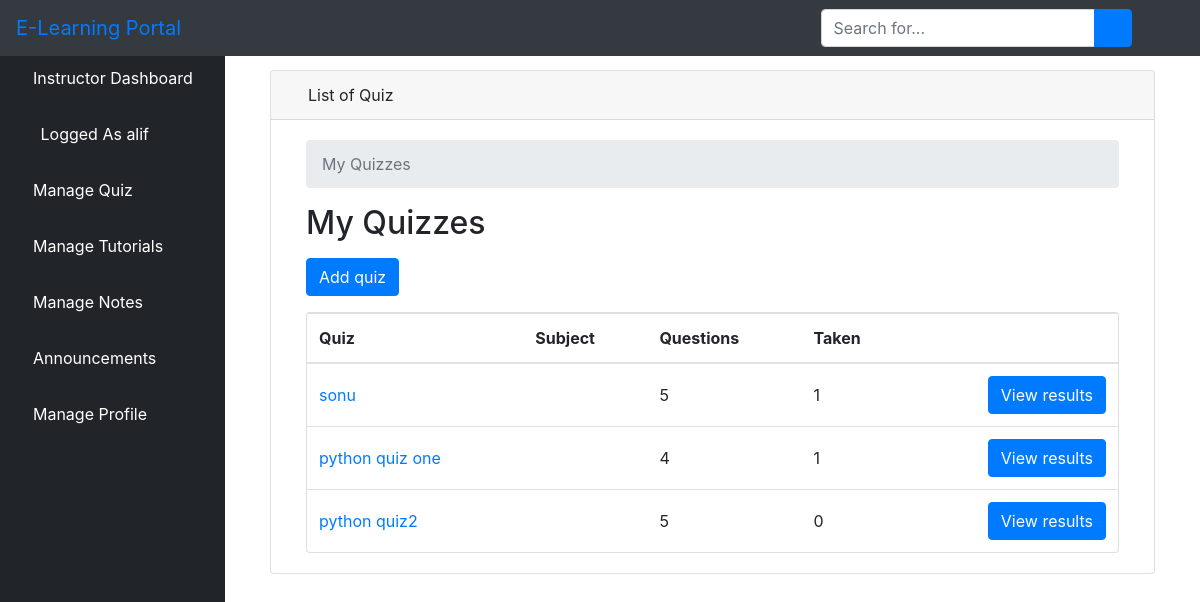
The app's page /llist_quiz/ (signed in) with its own data.
### elearn/models.py (models this page shows, shortened)
class User(AbstractUser):
    is_learner = models.BooleanField(default=False)
    is_instructor = models.BooleanField(default=False)
    is_admin = models.BooleanField(default=False)

class Quiz(models.Model):
    owner = models.ForeignKey(User, on_delete=models.CASCADE, related_name='quizzes')
    name = models.CharField(max_length=255)
    course = models.ForeignKey(Course, on_delete=models.CASCADE, related_name='quizzes')

### elearn/views.py (the view)
# urls.py: path('llist_quiz/', views.QuizListView.as_view(), name='quiz_change_list'),
class QuizListView(ListView):
    model = Quiz
    ordering = ('name', )
    context_object_name = 'quizzes'
    template_name = 'dashboard/instructor/quiz_change_list.html'
    def get_queryset(self):
        queryset = self.request.user.quizzes \
        .select_related('course') \
        .annotate(questions_count = Count('questions', distinct=True)) \
        .annotate(taken_count = Count('taken_quizzes', distinct=True))
        return queryset

### elearn/templates/dashboard/instructor/quiz_change_list.html (shortened to what this page needs)
{% extends 'dashboard/instructor/base.html' %}
{% block body %}
<div class="container-fluid">
        <div class="row">
          <div class="col-12 mb-3">
          <div class="col-12 mb-3">
                <div id="content-wrapper" style="padding-top: 20px">
        <div class="container-fluid">
            <div class="card mb-3">
                <div class="card-header">
                    <i class="fas fa-table text-primary"></i>
                    List of Quiz
                </div>
                <div class="card-body">
  <div class="col-sm-12">
  <nav aria-label="breadcrumb">
    <ol class="breadcrumb">
      <li class="breadcrumb-item active" aria-current="page">My Quizzes</li>
    </ol>
  </nav>
  <h2 class="mb-3">My Quizzes</h2>
  <a href="{% url 'quiz_add' %}" class="btn btn-primary mb-3" role="button">Add quiz</a>
  <div class="card">
    <table class="table mb-0">
      <thead>
        <tr>
          <th>Quiz</th>
          <th>Subject</th>
          <th>Questions</th>
          <th>Taken</th>
          <th></th>
        </tr>
      </thead>
      <tbody>
        {% for quiz in quizzes %}
          <tr>
            <td class="align-middle"><a href="{% url 'quiz_change' quiz.pk %}">{{ quiz.name }}</a></td>
            <td class="align-middle">{{ quiz.subject.get_html_badge }}</td>
            <td class="align-middle">{{ quiz.questions_count }}</td>
            <td class="align-middle">{{ quiz.taken_count }}</td>
            <td class="text-right">
              <a href="{% url 'quiz_results' quiz.pk %}" class="btn btn-primary">View results</a>
            </td>
          </tr>
        {% empty %}
          <tr>
            <td class="bg-light text-center font-italic" colspan="5">You haven't created any quiz yet.</td>
          </tr>
        {% endfor %}
      </tbody>
    </table>
  </div>
{% endblock body %}

### elearn/templates/dashboard/instructor/base.html (shortened to what this page needs)
<!DOCTYPE html>
<html lang="en">
<head>
    {% load static %}
    <link href="{% static 'vendor/fontawesome-free/css/all.min.css' %}" rel="stylesheet" type="text/css">
    <link href="{% static 'vendor/datatables/dataTables.bootstrap4.css' %}" rel="stylesheet">
    <link href="{% static 'css/sb-admin.css' %}" rel="stylesheet">
</head>
<body id="page-top">
<nav class="navbar navbar-expand navbar-dark bg-dark fixed-top">
    <a class="navbar-brand mr-1 text-primary" href="">E-Learning Portal</a>
    <button class="btn btn-link btn-sm text-white order-1 order-sm-0" id="sidebarToggle" href="#">
        <i class="fas fa-bars"></i>
    </button>
    <form class="d-none d-md-inline-block form-inline ml-auto mr-0 mr-md-3 my-2 my-md-0">
        <div class="input-group">
            <input type="text" class="form-control" placeholder="Search for..." aria-label="Search" aria-describedby="basic-addon2">
            <div class="input-group-append">
                <button class="btn btn-primary" type="button">
                    <i class="fas fa-search"></i>
                </button>
            </div>
        </div>
    </form>
    <ul class="navbar-nav ml-auto ml-md-0">
        <li class="nav-item dropdown no-arrow">
            <a class="nav-link dropdown-toggle" href="#" id="userDropdown" role="button" data-toggle="dropdown" aria-haspopup="true" aria-expanded="false">
                <i class="fas fa-user-circle fa-fw text-primary"></i>
            </a>
        </li>
    </ul>
</nav>
<div id="wrapper" style="padding-top: 50px;">
<ul class="sidebar navbar-nav">
    <li class="nav-item active">
        <a class="nav-link" href="{% url 'instructor' %}">
         <i class="fa fa-home" aria-hidden="true"></i>
            <span>Instructor Dashboard</span>
        </a>
    </li>
    <li class="nav-item active">
        <a class="nav-link" href="">
            <i class="fas fa-user-circle fa-fw text-primary"></i>
            <span>Logged As {{ user.username }}</span>
        </a>
    </li>
    <li class="nav-item dropdown no-arrow">
                            <a class="nav-link dropdown-toggle" data-toggle="dropdown" aria-haspopup="true" aria-expanded="false" href="">
          <i class="fa fa-th-list" aria-hidden="true"></i>
            <span style="color: white">Manage Quiz</span>
        </a>
        </li>
         <li class="nav-item dropdown no-arrow">
                            <a class="nav-link dropdown-toggle" data-toggle="dropdown" aria-haspopup="true" aria-expanded="false" href="">
            <i class="fas fa-book-reader" aria-hidden="true"></i>
             <span style="color: white">Manage Tutorials</span>
        </a>
        </li>
         <li class="nav-item">
        <a class="nav-link" href="{% url 'lnotes' %}">
            <i class="fas fa-pen" aria-hidden="true"></i>
            <span style="color: white">Manage Notes</span>
        </a>
    </li>
    <li class="nav-item dropdown no-arrow">
                            <a class="nav-link dropdown-toggle" data-toggle="dropdown" aria-haspopup="true" aria-expanded="false" href="">
        <i class="fas fa-bell"></i>
            <span style="color: white">Announcements</span>
        </a>
        </li>
     <li class="nav-item dropdown no-arrow">
                            <a class="nav-link dropdown-toggle" data-toggle="dropdown" aria-haspopup="true" aria-expanded="false" href="">
            <i class="fas fa-user text-default"></i>
            <span style="color: white">Manage Profile</span>
        </a>
        </li>
</ul>
    {% block body %}{% endblock %}
</div>

### records on screen
User: username "alif"
Quiz: name "sonu", questions_count "5", taken_count "1"
Quiz: name "python quiz one", questions_count "4", taken_count "1"
Quiz: name "python quiz2", questions_count "5", taken_count "0"
